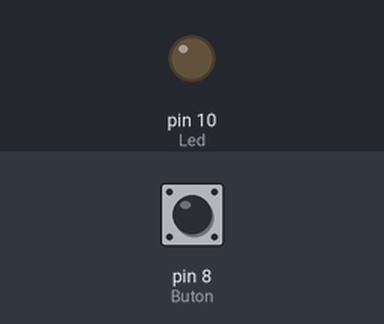
Bench run of a sketch on a simulated Arduino Uno, built with avr-gcc and run on an emulated ATmega328P. Parts: output pins drawn as LEDs (lit = HIGH). The test bench sets the inputs (shaded band); at power-on: pin 8 (Buton) LOW.

Above: at 1.2 s.
1.3 s: pin 8 (Buton) pulled HIGH for 0.15 s
At 1.37 s:
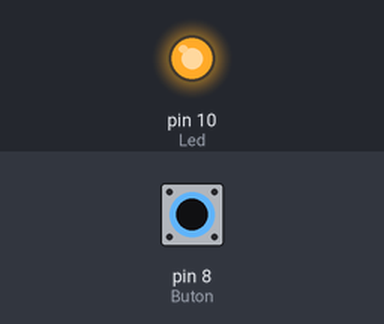
2.9 s: pin 8 (Buton) pulled HIGH for 3.2 s
At 6.4 s:
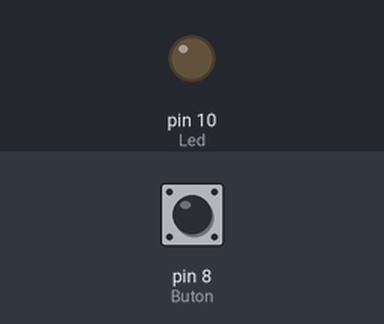
Timing chart, 0 to 7.9 s (numbered marks = the images above; inputs shaded):
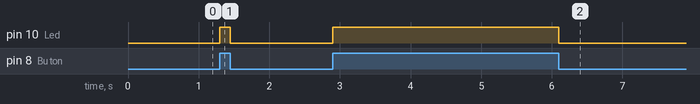

Measured:
- after the input at 1.3 s, pin 10 (Led): LOW → HIGH at once, → LOW 0.15 s later
- after the input at 2.9 s, pin 10 (Led): LOW → HIGH at once, → LOW 3.2 s later

The sketch:

Led_mit_Button.ino
```cpp
#define Buton 8
#define Led 10

int buton_durumu = 0;

void setup() {
    pinMode(Buton, INPUT);
    pinMode(Led, OUTPUT);
}

void loop() {
  buton_durumu=digitalRead(Buton);

  if(buton_durumu == 1)
    digitalWrite(Led, HIGH);

  else
    digitalWrite(Led, LOW);


}

// #define Buton 8
// #define Led 10

// int buton_durumu = 0;

// void setup() {

//   pinMode(Buton, INPUT);
//   pinMode(Led, OUTPUT);


// }

// void loop() {

//   buton_durumu = digitalRead(Buton);

//   if(buton_durumu == 1)
//   digitalWrite(Led,HIGH);
//   else
//   digitalWrite(Led,LOW);


// }


// void setup() {
//   pinMode(8,INPUT);
//   pinMode(10,OUTPUT);
//   }

// void loop() {

//   digitalWrite(10,digitalRead(8));
// }
```
